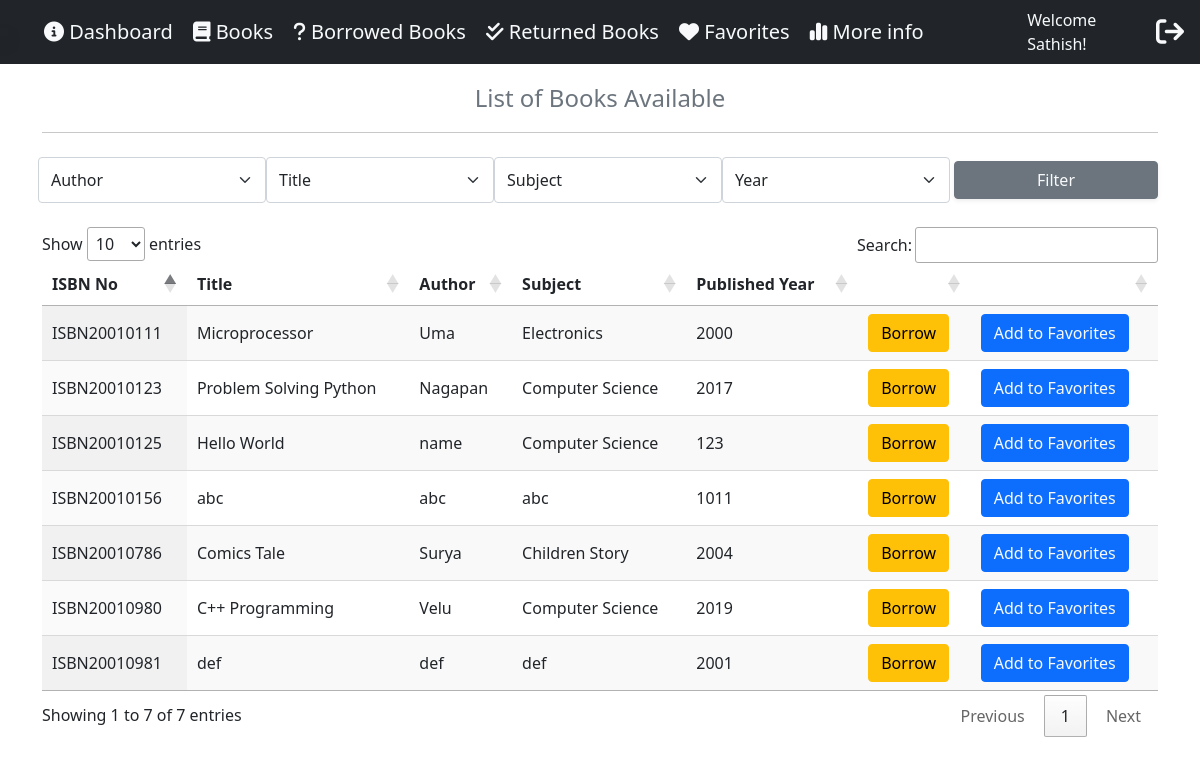
The page /books.php (signed in) on the database its author committed.
### tables this page shows
CREATE TABLE `books` (
  `id` int(11) NOT NULL,
  `isbn` varchar(32) NOT NULL,
  `title` varchar(64) NOT NULL,
  `author` varchar(64) NOT NULL,
  `subject` varchar(64) NOT NULL,
  `year` varchar(18) NOT NULL,
  `borrow_status` int(11) NOT NULL DEFAULT 0,
  `return_status` int(11) NOT NULL DEFAULT 0,
  `created_at` timestamp NOT NULL DEFAULT current_timestamp()
);

### books.php (the view, shortened to what this page needs)
<?php
include('config/connect.php');
$name =  $_SESSION['name'];
$query  = "SELECT * FROM books";
$res = mysqli_query($conn,$query);
$rows = array();
while($row = mysqli_fetch_array($res))
    $rows[] = $row;
?>
<html>
    <head>
        <?php include('header.php') ?>
    </head>
    <body >
        <?php include('navbar.php') ?>
        <br><br><br>
        <div class="container">
        <p class="fs-4 text-secondary pt-2 text-center"> List of Books Available </p>
        <hr>
        <form action="" method="POST" class="row p-2">
              <select class="form-select col" aria-label="Default select example" name="author">
                <option select value> Author </option>
             </select>
             <select class="form-select col" aria-label="Default select example" name="title">
                <option select value> Title </option>
             </select>
             <select class="form-select col" aria-label="Default select example" name="subject">
                <option select value> Subject </option>
             </select>
             <select class="form-select col" aria-label="Default select example" name="year" >
                <option select value> Year </option>
             </select>
             <input type="submit" value="Filter" id="login" name="login" class="btn col m-1 btn-secondary text-light shadow-sm">
        </form>
        <table id="books" class="display nowrap" style="width:100%">
            <thead>
            <tr> <th>ISBN No</th>
                <th>Title</th>
                <th>Author</th>
                <th>Subject</th>
                <th>Published Year</th>
                <th> </th>
                <th> </th>
            </tr>
            </thead>
            <tbody>
            <?php foreach($rows as $row) { ?>
            <tr>
               <td> <?php echo $row['isbn']; ?> </td>
                <td> <?php echo $row['title']; ?> </td>
                <td> <?php echo $row['author']; ?> </td>
                <td> <?php echo $row['subject']; ?> </td>
                <td> <?php echo $row['year']; ?> </td>
                <td> <button class="btn btn-warning"> Borrow </button></td>
                <td> <button onclick="display('<?php echo $row['title']; ?>' )" class="btn btn-primary" > <a href="update.php?isbn=<?php echo $row['isbn'] ?>" class="text-decoration-none text-light" id="toast" > Add to Favorites </a> </button></td>
              </tr>
              <?php } ?>
            </tbody>
        </table>
        </div>
    </body>
</html>

### header.php (shortened to what this page needs)
<!DOCTYPE html>
<html lang="en">
<head>
  <link href="https://cdn.jsdelivr.net/npm/bootstrap@5.1.3/dist/css/bootstrap.min.css" rel="stylesheet">
  <link rel="stylesheet" href="https://cdnjs.cloudflare.com/ajax/libs/font-awesome/6.1.2/css/all.min.css" />
  <link rel="stylesheet" href="https://cdnjs.cloudflare.com/ajax/libs/font-awesome/6.1.2/css/fontawesome.min.css" />
  <link rel="stylesheet" type="text/css" href="https://cdn.datatables.net/1.12.1/css/jquery.dataTables.css">
  <link rel="stylesheet" href="https://cdn.datatables.net/1.12.1/css/jquery.dataTables.min.css">
  <link rel="stylesheet" href="https://cdn.datatables.net/searchbuilder/1.3.4/css/searchBuilder.dataTables.min.css">
  <link rel="stylesheet" href="https://cdn.datatables.net/datetime/1.1.2/css/dataTables.dateTime.min.css">
</head>
</html>

### navbar.php (shortened to what this page needs)
<nav class="navbar navbar-expand-sm bg-dark text-light fixed-top">
<span
          class="navbar-brand fw-bolder  fs-5 shadow p-1"
        ></span>
        <div
          class="collapse navbar-collapse"
          id="collapsibleNavbar"
        >
  <div class="container-fluid">
    <ul class="navbar-nav    ">
      <li class="nav-item  rounded-pill " id="navlink1">
        <a class="nav-link text-light fs-5" href="dashboard.php"> <i class="fa-solid fa-circle-info"></i> Dashboard  </a>
      </li> &nbsp;
     <li class="nav-item  rounded-pill" id="navlink2" >
        <a class="nav-link text-light fs-5" href="books.php"> <i class="fa-solid fa-book"></i> Books  </a>
      </li> &nbsp;
      <li class="nav-item  rounded-pill" id="navlink3">
        <a class="nav-link text-light fs-5" href="borrow.php"> <i class="fa-solid fa-question"></i> Borrowed Books  </a>
          </li> &nbsp;
      <li class="nav-item rounded-pill" id="navlink4">
        <a class="nav-link text-light fs-5" href="return.php"> <i class="fa-solid fa-check-double"></i> Returned Books</a>
      </li>&nbsp;
      <li class="nav-item rounded-pill" id="navlink5">
        <a class="nav-link text-light fs-5" href="fav.php"> <i class="fa-solid fa-heart"></i> Favorites</a>
      </li>&nbsp;
      <li class="nav-item rounded-pill  " id="navlink6">
        <a class="nav-link text-light fs-5" href="info.php"> <i class="fa-solid fa-chart-simple"></i> More info</a>
      </li>
    </ul>
  </div>
  <div class="">
        <span class="fs-6"> Welcome <?php echo $name; ?>!</span>
    </div>
    <a class="nav-link text-light float-end text-warning fs-3" href="logout.php">  <i class="fa-solid fa-arrow-right-from-bracket"></i></a>
</div>
</nav>

### navbar.php (style rules this page uses)
#navlink1,#navlink2, #navlink3, #navlink4, #navlink5, #navlink6 { transition: transform .2s; }

### rows shown on the page
books: isbn "ISBN20010123", title "Problem Solving Python", author "Nagapan", subject "Computer Science", year "2017"
books: isbn "ISBN20010980", title "C++ Programming", author "Velu", subject "Computer Science", year "2019"
books: isbn "ISBN20010111", title "Microprocessor", author "Uma", subject "Electronics", year "2000"
books: isbn "ISBN20010786", title "Comics Tale", author "Surya", subject "Children Story", year "2004"
books: isbn "ISBN20010156", title "abc", author "abc", subject "abc", year "1011"
books: isbn "ISBN20010981", title "def", author "def", subject "def", year "2001"
books: isbn "ISBN20010125", title "Hello World", author "name", subject "Computer Science", year "123"

### other values the page prints
$name "Sathish"
